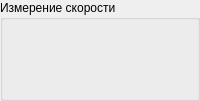
    <widget class="QGroupBox" name="speed_meas">
     <property name="title">
      <string>Измерение скорости</string>
     </property>
     <layout class="QGridLayout" name="gridLayout_5">
      <item row="0" column="0">
       <widget class="InoutCheckBoxWidget" name="measure_speed" native="true">
        <property name="minimumSize">
         <size>
          <width>0</width>
          <height>26</height>
         </size>
        </property>
        <property name="maximumSize">
         <size>
          <width>16777215</width>
          <height>26</height>
         </size>
        </property>
       </widget>
      </item>
      <item row="0" column="1">
       <widget class="InoutCmdWidget" name="speed_calc" native="true"/>
      </item>
      <item row="1" column="0">
       <widget class="InoutFloatWidget" name="z_speed_set" native="true"/>
      </item>
      <item row="1" column="1">
       <widget class="InoutFloatWidget" name="x_speed_set" native="true"/>
      </item>
      <item row="2" column="0" colspan="2">
       <widget class="InoutCmdWidget" name="speed_set" native="true"/>
      </item>
      <item row="3" column="0">
       <widget class="InoutFloatWidget" name="measure_speed_n" native="true"/>
      </item>
      <item row="4" column="0">
       <widget class="InoutFloatWidget" name="measure_speed_n0" native="true"/>
      </item>
      <item row="4" column="1">
       <widget class="InoutFloatWidget" name="measure_speed_nt" native="true"/>
      </item>
      <item row="5" column="0">
       <widget class="InoutFloatWidget" name="measure_speed_angle0" native="true"/>
      </item>
      <item row="5" column="1">
       <widget class="InoutFloatWidget" name="measure_speed_anglet" native="true"/>
      </item>
     </layout>
    </widget>
